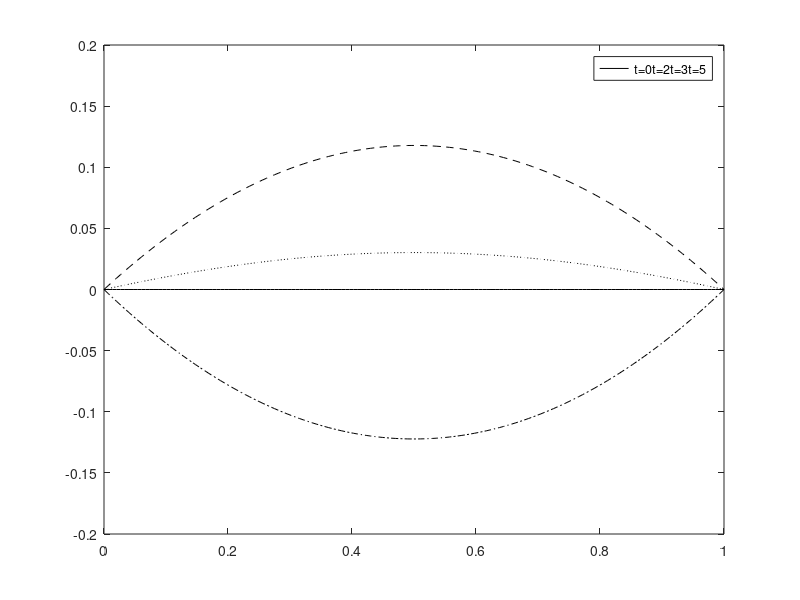
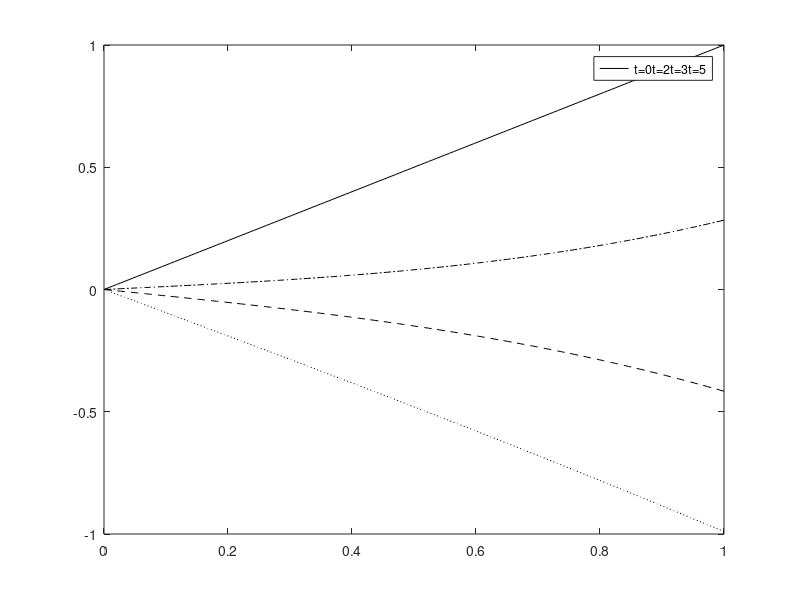

Write the MATLAB code that produced these figures, in order.
% Set values for plotting
xs = linspace(0, 1, 150);

%% 6.1.4

% Fourier series terms
lambda = @(n) n^2 * pi^2;
n_term = @(x, t, n) ...
  2 * (1 - (-1)^n) * ...
  1/(n*pi*(lambda(n)^2 + 1)) * ...
  (lambda(n)*sin(t) - cos(t) + exp(-lambda(n)*t)) * ...
  sin(n*pi*x);

% Fourier series values for different t
ts = [0, 2, 3, 5];
fs = zeros(length(ts), length(xs));
row = 1;

for t = ts
  f = 0;

  for n = 1:100
    f = f + n_term(xs, t, n);
  end

  fs(row, :) = f;
  row = row + 1;
end

% Plotting the computed series
figure();
plot(xs, fs(1, :), 'k', xs, fs(2, :), 'k--', xs, fs(3, :), 'k:', xs, fs(4, :), 'k-.');

legend(["t=0", "t=2", "t=3", "t=5"]);

%% 6.1.7

% Fourier series terms
lambda = @(n) n^2 * pi^2;
n_term = @(x, t, n) ...
  2*(-1)^n/(n*pi*(lambda(n)^2 + 1)) * ...
  (-lambda(n)*sin(t) + cos(t) - exp(-lambda(n)*t)) * ...
  sin(n*pi*x);
p = @(x, t) x*cos(t);

% Fourier series values for different t
ts = [0, 2, 3, 5];
fs = zeros(length(ts), length(xs));
row = 1;

for t = ts
  f = 0;

  for n = 1:100
    f = f + n_term(xs, t, n);
  end

  f = f + p(xs, t);

  fs(row, :) = f;
  row = row + 1;
end

% Plotting the computed series
figure();
plot(xs, fs(1, :), 'k', xs, fs(2, :), 'k--', xs, fs(3, :), 'k:', xs, fs(4, :), 'k-.');

legend(["t=0", "t=2", "t=3", "t=5"]);
